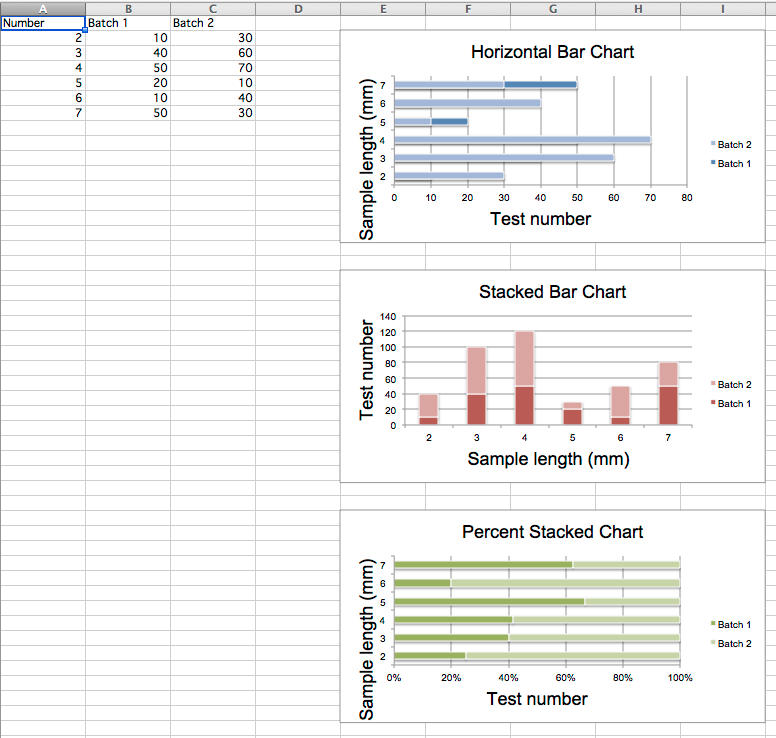

Recreate this plot in Python.
from openpyxl2 import Workbook
from openpyxl2.chart import BarChart, Series, Reference

wb = Workbook(write_only=True)
ws = wb.create_sheet()

rows = [
    ('Number', 'Batch 1', 'Batch 2'),
    (2, 10, 30),
    (3, 40, 60),
    (4, 50, 70),
    (5, 20, 10),
    (6, 10, 40),
    (7, 50, 30),
]


for row in rows:
    ws.append(row)


chart1 = BarChart()
chart1.type = "col"
chart1.style = 10
chart1.title = "Bar Chart"
chart1.y_axis.title = 'Test number'
chart1.x_axis.title = 'Sample length (mm)'

data = Reference(ws, min_col=2, min_row=1, max_row=7, max_col=3)
cats = Reference(ws, min_col=1, min_row=2, max_row=7)
chart1.add_data(data, titles_from_data=True)
chart1.set_categories(cats)
chart1.shape = 4
ws.add_chart(chart1, "A10")

from copy import deepcopy

chart2 = deepcopy(chart1)
chart2.style = 11
chart2.type = "bar"
chart2.title = "Horizontal Bar Chart"

ws.add_chart(chart2, "G10")


chart3 = deepcopy(chart1)
chart3.type = "col"
chart3.style = 12
chart3.grouping = "stacked"
chart3.overlap = 100
chart3.title = 'Stacked Chart'

ws.add_chart(chart3, "A27")


chart4 = deepcopy(chart1)
chart4.type = "bar"
chart4.style = 13
chart4.grouping = "percentStacked"
chart4.overlap = 100
chart4.title = 'Percent Stacked Chart'

ws.add_chart(chart4, "G27")

wb.save("bar.xlsx")
